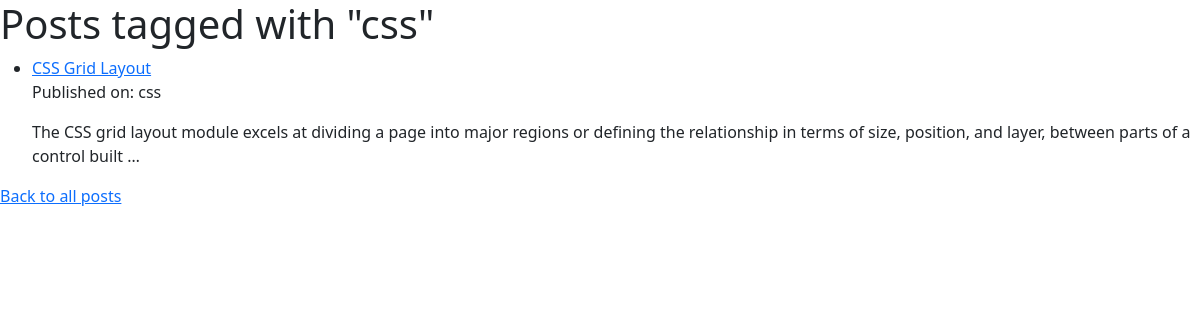
The app's page /blog/category/2/ with its own data.
### blog/models.py (models this page shows, shortened)
class Post(models.Model):
    class Status(models.TextChoices):
        DRAFT = ('DF', 'Draft')
        PUBLISHED = ('PB', 'Published')
    title = models.CharField(verbose_name="Назва поста", max_length=20)
    body = models.TextField()
    slug = models.SlugField(max_length=250, unique=True)
    publish = models.DateTimeField(default=timezone.now)
    created = models.DateTimeField(auto_now_add=True)
    updated = models.DateTimeField(auto_now=True)
    status = models.CharField(max_length=2, choices=Status.choices, default=Status.DRAFT)
    category = models.ForeignKey("Category", on_delete=models.CASCADE, null=True, related_name="posts")
    objects = models.Manager()
    published = PublisherManager()
    class Meta:
        ordering = ["-publish"]
        verbose_name_plural = "Публікації"
        verbose_name = "Публікація"

class Category(models.Model):
    title = models.CharField(max_length=255, default='')

### blog/views.py (the view)
# urls.py: path('category/<int:category_id>/', views.posts_by_category, name='posts-by-category')
def posts_by_category(request, category_id=None):
    categories = Category.objects.all()
    if category_id:
        category = get_object_or_404(Category, id=category_id)
        posts = Post.objects.filter(category=category, status=Post.Status.PUBLISHED)
        category_name = category.title
    else:
        posts = Post.published.all()
        category_name = "All Categories"
    return render(request, 'blog/post/posts_by_category.html', {'posts': posts, 'category_name': category_name, 'categories': categories})

### blog/templates/blog/post/posts_by_category.html (shortened to what this page needs)
{% extends 'base.html' %}
{% block content %}
<h1>Posts tagged with "{{ category_name }}"</h1>
    {% if posts %}
        <ul>
            {% for post in posts %}
                <li>
                    <a href="{% url 'blog:post-detail' post.id %}">{{ post.title }}</a>
                    <p>Published on: {{ post.category.title }}</p>
                    <p class="display-30">{{ post.body | truncatewords:30 | linebreaks }}</p>
                </li>
            {% endfor %}
        </ul>
    {% else %}
        <p>No posts found with the tag "{{ category_name }}".</p>
    {% endif %}
    <a href="{% url 'blog:post-list' %}">Back to all posts</a>
{% endblock %}

### blog/static/css/blog.css (style rules this page uses)
body { font-family: "Gill Sans", sans-serif; }

### records on screen
Post: title "CSS Grid Layout", category "css", body "The CSS grid layout module excels at dividing a page into major regions or defining the relationship in terms of size, position, and layer, between parts of a control built …"
